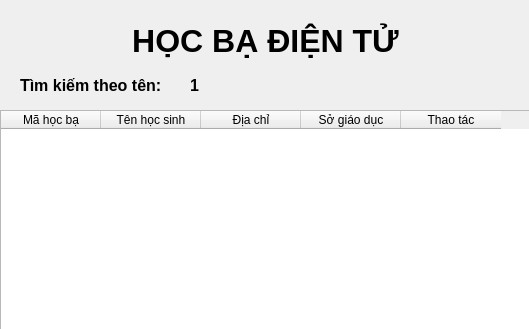
<?xml version="1.0" encoding="UTF-8"?>
<ui version="4.0">
 <class>tenResultWidget</class>
 <widget class="QWidget" name="tenResultWidget">
  <property name="geometry">
   <rect>
    <x>0</x>
    <y>0</y>
    <width>529</width>
    <height>329</height>
   </rect>
  </property>
  <property name="windowTitle">
   <string>Tìm kiếm theo tên</string>
  </property>
  <widget class="QLabel" name="label">
   <property name="geometry">
    <rect>
     <x>0</x>
     <y>20</y>
     <width>531</width>
     <height>41</height>
    </rect>
   </property>
   <property name="font">
    <font>
     <pointsize>24</pointsize>
     <weight>75</weight>
     <bold>true</bold>
    </font>
   </property>
   <property name="text">
    <string>HỌC BẠ ĐIỆN TỬ</string>
   </property>
   <property name="alignment">
    <set>Qt::AlignCenter</set>
   </property>
  </widget>
  <widget class="QLabel" name="Label">
   <property name="geometry">
    <rect>
     <x>20</x>
     <y>70</y>
     <width>161</width>
     <height>31</height>
    </rect>
   </property>
   <property name="font">
    <font>
     <pointsize>12</pointsize>
     <weight>75</weight>
     <bold>true</bold>
    </font>
   </property>
   <property name="text">
    <string>Tìm kiếm theo tên: </string>
   </property>
  </widget>
  <widget class="QTableWidget" name="tableWidget">
   <property name="geometry">
    <rect>
     <x>0</x>
     <y>110</y>
     <width>531</width>
     <height>221</height>
    </rect>
   </property>
   <column>
    <property name="text">
     <string>Mã học bạ</string>
    </property>
   </column>
   <column>
    <property name="text">
     <string>Tên học sinh</string>
    </property>
   </column>
   <column>
    <property name="text">
     <string>Địa chỉ</string>
    </property>
   </column>
   <column>
    <property name="text">
     <string>Sở giáo dục</string>
    </property>
   </column>
   <column>
    <property name="text">
     <string>Thao tác</string>
    </property>
   </column>
  </widget>
  <widget class="QLabel" name="TenhocsinhLabel">
   <property name="geometry">
    <rect>
     <x>190</x>
     <y>70</y>
     <width>311</width>
     <height>31</height>
    </rect>
   </property>
   <property name="font">
    <font>
     <pointsize>12</pointsize>
     <weight>75</weight>
     <bold>true</bold>
    </font>
   </property>
   <property name="text">
    <string>1</string>
   </property>
  </widget>
 </widget>
 <resources/>
 <connections/>
</ui>
